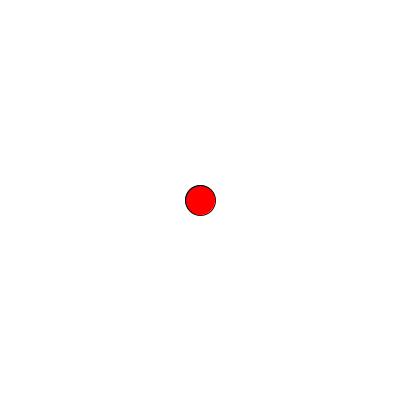
Frame 1 (no input)
Frame 60 (the mouse pressed at the canvas centre just before this capture): identical to frame 1, image omitted
Frame 120 (the mouse held since frame 60 and released just before this capture): identical to frame 1, image omitted

The Processing sketch that drew this single still picture (run headless with seeded random() and noise(); from frame 60 on, the mouse is pressed at the canvas centre):

// Processing sketch: Ball_06_spaceshooter
// ── Ball_06_spaceshooter.pde

// Wert, der in jedem Loop dazugezählt wird. 
// km/h ist bei uns Pixel/Frame...
PVector velocity=new PVector(0, 0);
PVector position =new PVector(0, 0);
PVector target =new PVector(0, 0);
float maxspeed=5;
float drag=0.99;
float speedamount=0.5;

void setup() {
  size(400, 400);
  smooth();

  position.set(width/2, height/2);
  target.set(width/2, height/2);
  println(target);
}

void draw() {
  background(255);
  move();
  display();
  wrap();
}

void move() {
  velocity.mult(drag);
  velocity.limit(maxspeed);
  position.add(velocity);
}


void wrap() {
  if (position.x >width) {
    position.x=0;
  }
  if (position.x <0) {
    position.x=width;
  }
   if (position.y < 0) {
    position.y=height;
  }
   if (position.y > height) {
    position.y=0;
  }
  
  
}


void display() {
  //-> zeichne den Ball
  fill(255, 0, 0);
  pushMatrix();
  translate(position.x, position.y);
  ellipse(0, 0, 30, 30);
  popMatrix();
};




void keyPressed() {
  if (key == CODED) {
    if (keyCode == UP) {
      velocity.add(0, -speedamount);
    } else if (keyCode == DOWN) {
      velocity.add(0, speedamount);
    } else if (keyCode == LEFT) {
      velocity.add(-speedamount, 0);
    } else if (keyCode == RIGHT) {
      velocity.add(speedamount, 0);
    }
  }
}
